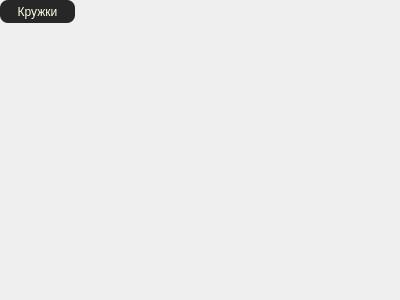
<?xml version="1.0" encoding="UTF-8"?>
<ui version="4.0">
 <class>Form</class>
 <widget class="QWidget" name="Form">
  <property name="geometry">
   <rect>
    <x>0</x>
    <y>0</y>
    <width>400</width>
    <height>300</height>
   </rect>
  </property>
  <property name="windowTitle">
   <string>Form</string>
  </property>
  <widget class="QPushButton" name="pushButton">
   <property name="geometry">
    <rect>
     <x>0</x>
     <y>0</y>
     <width>75</width>
     <height>23</height>
    </rect>
   </property>
   <property name="styleSheet">
    <string notr="true">background: #272727; color: lightyellow; border-radius: 8px;</string>
   </property>
   <property name="text">
    <string>Кружки</string>
   </property>
  </widget>
 </widget>
 <resources/>
 <connections/>
</ui>
